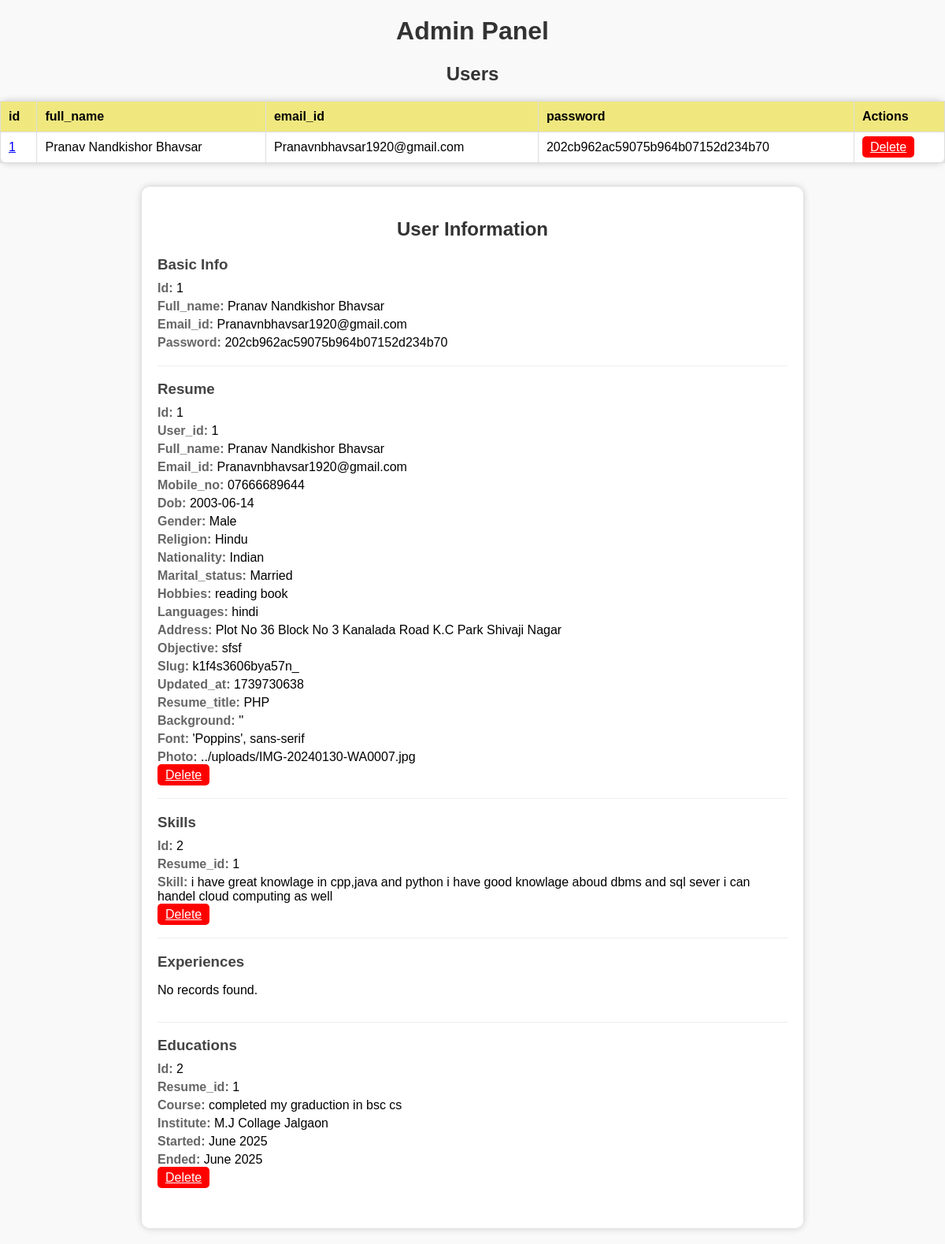
Page /admin.php?user_id=1 on the committed database.
### tables this page shows
CREATE TABLE `users` (
  `id` int(11) NOT NULL,
  `full_name` varchar(250) NOT NULL,
  `email_id` varchar(250) NOT NULL,
  `password` varchar(250) NOT NULL
);

CREATE TABLE `resumes` (
  `id` int(11) NOT NULL,
  `user_id` int(11) NOT NULL,
  `full_name` varchar(250) NOT NULL,
  `email_id` varchar(250) NOT NULL,
  `mobile_no` varchar(20) NOT NULL,
  `dob` varchar(20) NOT NULL,
  `gender` varchar(50) NOT NULL,
  `religion` varchar(50) NOT NULL,
  `nationality` varchar(50) NOT NULL,
  `marital_status` varchar(50) NOT NULL,
  `hobbies` varchar(250) NOT NULL,
  `languages` varchar(250) NOT NULL,
  `address` text NOT NULL,
  `objective` text NOT NULL,
  `slug` varchar(250) NOT NULL,
  `updated_at` int(20) NOT NULL,
  `resume_title` varchar(250) NOT NULL,
  `background` varchar(250) NOT NULL DEFAULT '''''',
  `font` varchar(250) NOT NULL DEFAULT '''Poppins'', sans-serif',
  `photo` varchar(255) DEFAULT NULL
);

CREATE TABLE `skills` (
  `id` int(11) NOT NULL,
  `resume_id` int(11) NOT NULL,
  `skill` text NOT NULL
);

CREATE TABLE `educations` (
  `id` int(11) NOT NULL,
  `resume_id` int(11) NOT NULL,
  `course` varchar(250) NOT NULL,
  `institute` varchar(250) NOT NULL,
  `started` varchar(100) NOT NULL,
  `ended` varchar(250) NOT NULL
);

### admin.php (the view, shortened to what this page needs)
<?php
$servername = "localhost";
$username = "root";
$password = "";
$database = "resumebuilder";
$conn = new mysqli($servername, $username, $password, $database);
?>
<!DOCTYPE html>
<html>
<head>
</head>
<body>
    <h1>Admin Panel</h1>
    <?php
    $tables = ['users'];
    foreach ($tables as $table) {
        echo "<h2>Users</h2>";
        $sql = "SELECT * FROM $table";
        $result = $conn->query($sql);
        if ($result->num_rows > 0) {
            echo "<table><tr>";
            while ($field = $result->fetch_field()) {
                echo "<th>{$field->name}</th>";
            }
            echo "<th>Actions</th></tr>";
            while ($row = $result->fetch_assoc()) {
                echo "<tr>";
                foreach ($row as $key => $value) {
                    if ($key == 'id') {
                        echo "<td><a href='?user_id={$value}' class='user-link'>{$value}</a></td>";
                    } else {
                        echo "<td>{$value}</td>";
                    }
                }
                echo "<td><a href='?delete={$row['id']}&table=$table' class='delete-btn' onclick='return confirm(\"Are you sure?\")'>Delete</a></td>";
                echo "</tr>";
            }
            echo "</table>";
        } else {
            echo "No records found.";
        }
    }
    if (isset($_GET['user_id'])) {
        $user_id = intval($_GET['user_id']);
        echo "<div class='user-info-box'>";
        echo "<h2>User Information</h2>";
        $sql = "SELECT * FROM users WHERE id = $user_id";
        $result = $conn->query($sql);
        if ($result && $result->num_rows > 0) {
            $user = $result->fetch_assoc();
            echo "<div class='info-section'>";
            echo "<h3>Basic Info</h3>";
            foreach ($user as $key => $value) {
                echo "<div class='info-item'><strong>" . ucfirst($key) . ":</strong> $value</div>";
            }
            echo "</div>";
        }
        $sql = "SELECT * FROM resumes WHERE user_id = $user_id";
        $resume_result = $conn->query($sql);
        if ($resume_result && $resume_result->num_rows > 0) {
            $resume = $resume_result->fetch_assoc();
            $resume_id = $resume['id'];
            echo "<div class='info-section'>";
            echo "<h3>Resume</h3>";
            foreach ($resume as $key => $value) {
                if ($key == 'photo_path' && !empty($value)) {
                    echo "<div class='info-item'><strong>Photo:</strong><br><img src='uploads/$value' alt='User Photo' style='max-width: 200px; height: auto;'></div>";
                } else {
                    echo "<div class='info-item'><strong>" . ucfirst($key) . ":</strong> $value</div>";
                }
            }
            echo "<div class='info-item'><a href='?delete={$resume['id']}&table=resumes' class='delete-btn' onclick='return confirm(\"Are you sure?\")'>Delete</a></div>";
            echo "</div>";
            $related_tables = ['skills', 'experiences', 'educations'];
            foreach ($related_tables as $table) {
                $sql = "SELECT * FROM $table WHERE resume_id = $resume_id";
                $result = $conn->query($sql);
                if ($result->num_rows > 0) {
                    echo "<div class='info-section'>";
                    echo "<h3>" . ucfirst($table) . "</h3>";
                    while ($row = $result->fetch_assoc()) {
                        foreach ($row as $key => $value) {
                            echo "<div class='info-item'><strong>" . ucfirst($key) . ":</strong> $value</div>";
                        }
                        echo "<div class='info-item'><a href='?delete={$row['id']}&table=$table' class='delete-btn' onclick='return confirm(\"Are you sure?\")'>Delete</a></div>";
                    }
                    echo "</div>";
                } else {
                    echo "<div class='info-section'><h3>" . ucfirst($table) . "</h3><p>No records found.</p></div>";
                }
            }
        }
        echo "</div>";
    }
    ?>
</body>
</html>

### admin.php (style rules this page uses)
body { font-family: 'Poppins', sans-serif; background-color: #f9f9f9; color: #000; margin: 0; padding: 0; background-image: url('./assets/images/background.jpg'); background-size: cover; background-repeat: no-repeat; background-position: center; background-attachment: fixed; }
h1, h2 { text-align: center; color: #333; }
table { width: 100%; border-collapse: collapse; background: white; border-radius: 10px; box-shadow: 0px 0px 10px rgba(0, 0, 0, 0.2); margin-bottom: 30px; }
th, td { border: 1px solid #ddd; padding: 10px; text-align: left; }
th { background-color: #f0e87f; color: black; }
.delete-btn { background-color: red; color: white; border: none; padding: 5px 10px; cursor: pointer; border-radius: 5px; }
.user-link { color: blue; cursor: pointer; text-decoration: underline; }
.user-info-box { background: white; padding: 20px; border-radius: 10px; box-shadow: 0px 0px 10px rgba(0, 0, 0, 0.2); margin: 20px 0; max-width: 800px; margin-left: auto; margin-right: auto; }
.info-section { margin-bottom: 15px; padding-bottom: 15px; border-bottom: 1px solid #eee; }
.info-section:last-child { border-bottom: none; }
.info-section h3 { color: #444; margin-bottom: 10px; }
.info-item { margin: 5px 0; }
.info-item strong { color: #666; }

### rows in the picture
users: id "1", full_name "Pranav Nandkishor Bhavsar", email "Pranavnbhavsar1920@gmail.com", password "202cb962ac59075b964b07152d234b70"
resumes: id "1", user "1", full_name "Pranav Nandkishor Bhavsar", email "Pranavnbhavsar1920@gmail.com", mobile_no "07666689644", dob "2003-06-14", gender "Male", religion "Hindu", nationality "Indian", marital_status "Married", hobbies "reading book", languages "hindi", address "Plot No 36 Block No 3 Kanalada Road K.C Park Shivaji Nagar", objective "sfsf", slug "k1f4s3606bya57n_", updated_at "1739730638", resume_title "PHP", background "''", font "'Poppins', sans-serif", photo "../uploads/IMG-20240130-WA0007.jpg"
skills: key "Id", id "2", key "Resume_id", resume "1", key "Skill", skill "i have great knowlage in cpp,java and python i have good knowlage aboud dbms and sql sever i can handel cloud computing as well"
educations: key "Id", id "2", key "Resume_id", resume "1", key "Course", course "completed my graduction in bsc cs", key "Institute", institute "M.J Collage Jalgaon", key "Started", started "June 2025", key "Ended", ended "June 2025"

### other values in the picture
$field->name "id"
$field->name "full_name"
$field->name "email_id"
$field->name "password"
$key "Id"
$key "Full_name"
$key "Email_id"
$key "Password"
$key "User_id"
$key "Mobile_no"
$key "Dob"
$key "Gender"
$key "Religion"
$key "Nationality"
$key "Marital_status"
